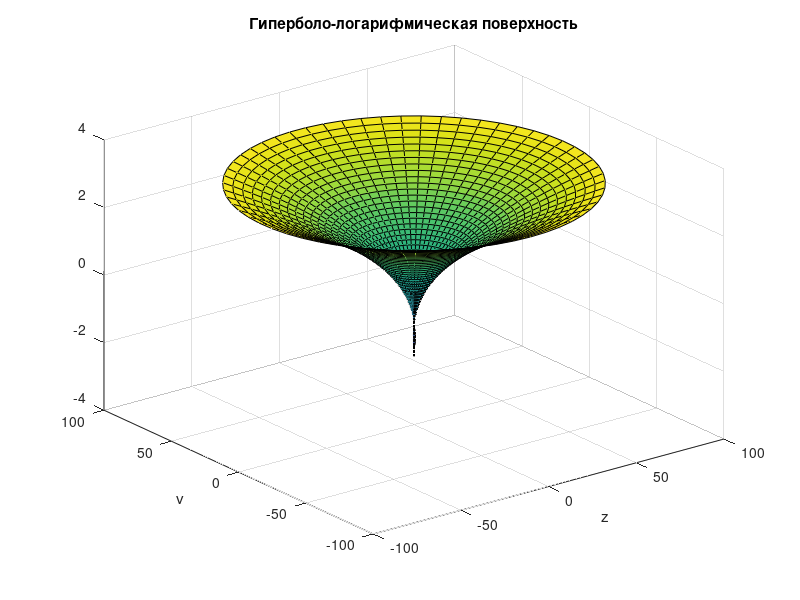

Write the MATLAB code that produced this figure.
a=2; b=2;
F1=@(z,v)(a*(z+b).^2.*log(z+b)).*sin(v);
F2=@(z,v)(a*(z+b).^2.*log(z+b)).*cos(v);
F3=@(z,v)z;
ezsurf(F1, F2, F3, [-pi, pi, -pi, pi])
title('Гиперболо-логарифмическая поверхность');